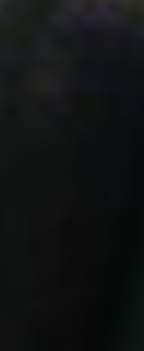
#> input picture color/Black/1.PNG, 48 x 117 px (shown 3 times larger); its folder holds only this picture in this run
$ python hsvtest_v4.py
#> lines starting #> are read from the running program, lines starting #| are printed output that depends on the picture
import cv2
import numpy as np
from pathlib import Path
import matplotlib.pyplot as plt
from sklearn.cluster import KMeans
import json
import os
from typing import Dict, List, Tuple, Optional
import logging
from datetime import datetime

# 設定中文字型和負號顯示
plt.rcParams['font.sans-serif'] = ['Microsoft JhengHei']
plt.rcParams['axes.unicode_minus'] = False

class ColorPreprocessor:
    """影像預處理類別"""

    @staticmethod
    def enhance_image(image: np.ndarray) -> np.ndarray:
        """
        增強影像以提高偵測準確度

        參數:
            image: 輸入影像
        回傳:
            處理後的影像
        """
        lab = cv2.cvtColor(image, cv2.COLOR_BGR2LAB)
        l_channel, a, b = cv2.split(lab)
        clahe = cv2.createCLAHE(clipLimit=3.0, tileGridSize=(8,8))
        cl = clahe.apply(l_channel)
        enhanced_lab = cv2.merge((cl,a,b))
        return cv2.cvtColor(enhanced_lab, cv2.COLOR_LAB2BGR)

    @staticmethod
    def remove_noise(image: np.ndarray, kernel_size: int = 5) -> np.ndarray:
        """
        移除影像雜訊

        參數:
            image: 輸入影像
            kernel_size: 濾波核心大小
        回傳:
            處理後的影像
        """
        return cv2.medianBlur(image, kernel_size)

class ColorAnalyzer:
    """顏色分析類別"""

    def __init__(self, base_path: str):
        self.base_path = Path(base_path)
        self.color_stats = {}
        self.recommendations = {}
        self.preprocessor = ColorPreprocessor()

        # 設定記錄檔
        log_path = self.base_path / 'logs'
        log_path.mkdir(exist_ok=True)
        logging.basicConfig(
            level=logging.INFO,
            format='%(asctime)s - %(levelname)s - %(message)s',
            handlers=[
                logging.FileHandler(log_path / f'color_analysis_{datetime.now().strftime("%Y%m%d_%H%M%S")}.log',
                                    encoding='utf-8'),
                logging.StreamHandler()
            ]
        )
        self.logger = logging.getLogger(__name__)

    def load_images(self, color_name: str) -> List[np.ndarray]:
        """載入並預處理指定顏色資料夾中的所有影像"""
        image_path = self.base_path / color_name
        images = []
        valid_extensions = {'.jpg', '.jpeg', '.png', '.bmp'}

        if not image_path.exists():
            self.logger.warning(f"找不到顏色資料夾：{color_name}")
            return images

        for img_file in image_path.glob('*'):
            if img_file.suffix.lower() in valid_extensions:
                try:
                    img = cv2.imread(str(img_file))
                    if img is None:
                        self.logger.warning(f"無法讀取影像：{img_file}")
                        continue

                    # 預處理影像
                    img = self.preprocessor.enhance_image(img)
                    img = self.preprocessor.remove_noise(img)
                    images.append(img)
                    self.logger.info(f"成功載入影像：{img_file}")
                except Exception as e:
                    self.logger.error(f"處理影像 {img_file} 時發生錯誤：{str(e)}")

        return images

    def analyze_color_space(self, images: List[np.ndarray], color_name: str):
        """分析影像在不同色彩空間的分布"""
        if not images:
            self.logger.warning(f"{color_name} 沒有有效的影像樣本")
            return

        hsv_values = []
        lab_values = []

        for idx, img in enumerate(images):
            try:
                # 計算主要顏色
                hsv = cv2.cvtColor(img, cv2.COLOR_BGR2HSV)
                lab = cv2.cvtColor(img, cv2.COLOR_BGR2LAB)

                # 使用K-means找出主要顏色
                pixels = hsv.reshape(-1, 3)
                kmeans = KMeans(n_clusters=1, n_init=10).fit(pixels)
                hsv_dominant = kmeans.cluster_centers_[0]

                pixels_lab = lab.reshape(-1, 3)
                kmeans_lab = KMeans(n_clusters=1, n_init=10).fit(pixels_lab)
                lab_dominant = kmeans_lab.cluster_centers_[0]

                hsv_values.append(hsv_dominant)
                lab_values.append(lab_dominant)

                self.logger.debug(f"已分析 {color_name} 的第 {idx+1} 張影像")
            except Exception as e:
                self.logger.error(f"分析 {color_name} 的第 {idx+1} 張影像時發生錯誤：{str(e)}")

        # 計算統計數據
        self.color_stats[color_name] = {
            'hsv': {
                'mean': np.mean(hsv_values, axis=0),
                'std': np.std(hsv_values, axis=0),
                'min': np.min(hsv_values, axis=0),
                'max': np.max(hsv_values, axis=0)
            },
            'lab': {
                'mean': np.mean(lab_values, axis=0),
                'std': np.std(lab_values, axis=0),
                'min': np.min(lab_values, axis=0),
                'max': np.max(lab_values, axis=0)
            },
            'sample_count': len(images)
        }

        self.logger.info(f"完成 {color_name} 的顏色空間分析，共處理 {len(images)} 張影像")

    def generate_recommendations(self, std_multiplier: float = 1.0):
        """產生優化後的顏色偵測建議值"""
        for color_name, stats in self.color_stats.items():
            try:
                hsv_stats = stats['hsv']
                lab_stats = stats['lab']

                if color_name.lower() == 'red':
                    # 紅色特殊處理：使用雙區間
                    mean_lab = lab_stats['mean']
                    std_lab = lab_stats['std']
                    lab_lower = np.maximum(mean_lab - std_multiplier * std_lab, [0, 0, 0])
                    lab_upper = np.minimum(mean_lab + std_multiplier * std_lab, [255, 255, 255])

                    self.recommendations[color_name] = {
                        'hsv_range': [
                            {
                                'lower': [0, 150, 50],
                                'upper': [5, 255, 255]
                            },
                            {
                                'lower': [170, 150, 50],
                                'upper': [180, 255, 255]
                            }
                        ],
                        'lab_range': {
                            'lower': lab_lower.tolist(),
                            'upper': lab_upper.tolist()
                        },
                        'confidence': self._calculate_confidence(stats)
                    }
                else:
                    # 其他顏色使用單區間
                    mean_hsv = hsv_stats['mean']
                    std_hsv = hsv_stats['std']
                    mean_lab = lab_stats['mean']
                    std_lab = lab_stats['std']

                    hsv_lower = np.maximum(mean_hsv - std_multiplier * std_hsv, [0, 150, 50])
                    hsv_upper = np.minimum(mean_hsv + std_multiplier * std_hsv, [180, 255, 255])

                    lab_lower = np.maximum(mean_lab - std_multiplier * std_lab, [0, 0, 0])
                    lab_upper = np.minimum(mean_lab + std_multiplier * std_lab, [255, 255, 255])

                    self.recommendations[color_name] = {
                        'hsv_range': [{
                            'lower': hsv_lower.tolist(),
                            'upper': hsv_upper.tolist()
                        }],
                        'lab_range': {
                            'lower': lab_lower.tolist(),
                            'upper': lab_upper.tolist()
                        },
                        'confidence': self._calculate_confidence(stats)
                    }

                self.logger.info(f"已生成 {color_name} 的建議值")
            except Exception as e:
                self.logger.error(f"生成 {color_name} 的建議值時發生錯誤：{str(e)}")

    def _calculate_confidence(self, stats: Dict) -> float:
        """計算建議值的可信度"""
        try:
            sample_weight = min(stats['sample_count'] / 10, 1)
            hsv_std_weight = np.mean(1 - stats['hsv']['std'] / [180, 255, 255])
            lab_std_weight = np.mean(1 - stats['lab']['std'] / [255, 255, 255])
            return (sample_weight * 0.3 + hsv_std_weight * 0.4 + lab_std_weight * 0.3) * 100
        except Exception as e:
            self.logger.error(f"計算可信度時發生錯誤：{str(e)}")
            return 0.0

    def visualize_color_distribution(self, output_path: str):
        """視覺化顏色分布"""
        for color_name, stats in self.color_stats.items():
            try:
                fig, (ax1, ax2) = plt.subplots(1, 2, figsize=(15, 5))

                # HSV 分布
                hsv_mean = stats['hsv']['mean']
                hsv_std = stats['hsv']['std']
                ax1.bar(['H', 'S', 'V'], hsv_mean)
                ax1.errorbar(['H', 'S', 'V'], hsv_mean, yerr=hsv_std, fmt='none', color='black')
                ax1.set_title(f'{color_name} - HSV 分布')

                # LAB 分布
                lab_mean = stats['lab']['mean']
                lab_std = stats['lab']['std']
                ax2.bar(['L', 'a', 'b'], lab_mean)
                ax2.errorbar(['L', 'a', 'b'], lab_mean, yerr=lab_std, fmt='none', color='black')
                ax2.set_title(f'{color_name} - LAB 分布')

                plt.tight_layout()
                plt.savefig(Path(output_path) / f'{color_name}_distribution.png')
                plt.close()

                self.logger.info(f"已儲存 {color_name} 的顏色分布圖")
            except Exception as e:
                self.logger.error(f"視覺化 {color_name} 的顏色分布時發生錯誤：{str(e)}")


class ColorDetector:
    """改進的顏色檢測器"""

    # [210 lines left out: functions __init__, detect_color, _preprocess_image, _detect_hsv, _detect_lab, _remove_small_regions and 3 more, not called in this run]


def main():
    # 設定路徑
    base_path = "./color"
    output_path = "./analysis_results"
    Path(output_path).mkdir(parents=True, exist_ok=True)

    # 初始化分析器
    analyzer = ColorAnalyzer(base_path)
    print("開始分析顏色樣本...")

    # 分析每個顏色資料夾
    for color_folder in analyzer.base_path.iterdir():
        if color_folder.is_dir():
            color_name = color_folder.name
            print(f"分析 {color_name}...")
            images = analyzer.load_images(color_name)
#> in load_images, img is the input picture: shape (117, 48, 3); mean B, G, R 18.3, 18.2, 16.6
#> in enhance_image, `lab = cv2.cvtColor(image, cv2.COLOR_BGR2LAB)`: lab: shape (117, 48, 3); mean of channels 0, 1, 2 14.9, 127.3, 127.8
#> in enhance_image, `cl = clahe.apply(l_channel)`:
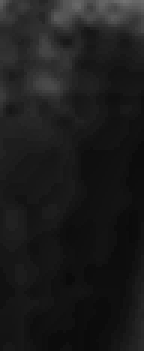
#> cl: shape (117, 48) (shown 3 times larger); min 11, max 114, mean 27.8
#> in enhance_image, `enhanced_lab = cv2.merge((cl,a,b))`: enhanced_lab: shape (117, 48, 3); mean of channels 0, 1, 2 27.8, 127.3, 127.8
#> images = 1 item
            if images:
                analyzer.analyze_color_space(images, color_name)
#> the loop in analyze_color_space, `for idx, img in enumerate(images):` made 1 pass
#> (hsv_dominant, lab_dominant) on pass 1: ([63.69, 21.72, 30.52], [27.67, 127.2, 127.9])
#> after the loop in analyze_color_space, `for idx, img in enumerate(images):`: hsv_values = [[63.69, 21.72, 30.52]]; lab_values = [[27.67, 127.2, 127.9]]

    # 生成建議值和視覺化結果
    analyzer.generate_recommendations()
#> the loop in generate_recommendations, `for color_name, stats in self.color_stats.items():` made 2 passes
#> (color_name, std_lab, hsv_lower, hsv_upper, lab_upper) on passes 1 to 2: ('Black', [0, 0, 0], [63.69, 150, 50], [63.69, 21.72, 30.52], [27.67, 127.2, 127.9]), ('Black1', [0, 0, 0], [63.69, 150, 50], [63.69, 21.72, 30.52], [27.67, 127.2, 127.9])
#> after the loop in generate_recommendations, `for color_name, stats in self.color_stats.items():`: self.recommendations = 2 items
    analyzer.visualize_color_distribution(output_path)
#> the loop in visualize_color_distribution, `for color_name, stats in self.color_stats.items():` made 2 passes
#> (color_name, hsv_mean, lab_mean, lab_std) on passes 1 to 2: ('Black', [63.69, 21.72, 30.52], [27.67, 127.2, 127.9], [0, 0, 0]), ('Black1', [63.69, 21.72, 30.52], [27.67, 127.2, 127.9], [0, 0, 0])
#> pass 1, in visualize_color_distribution, `plt.savefig(Path(output_path) / f'{color_name}_distribution.png')`:
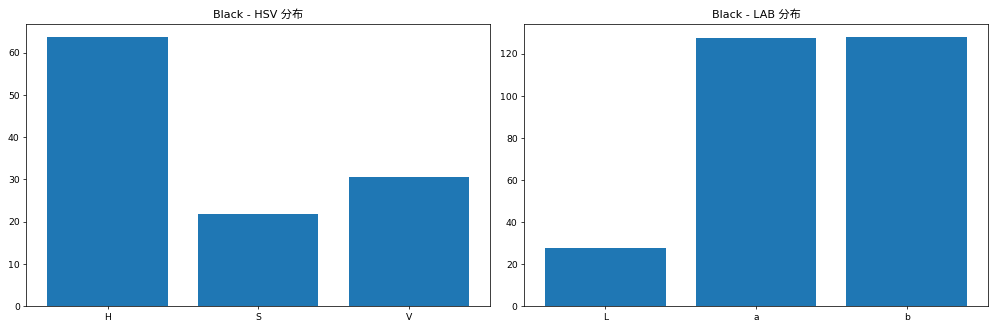
#> figure drawn by matplotlib, 2 panels; panel 1: tallest bar 63.69 high, from x = -0.4 to 0.4; panel 2: tallest bar 127.9 high, from x = 1.6 to 2.4

    # 儲存設定
    config_path = Path(output_path) / 'color_config.json'
    with open(config_path, 'w', encoding='utf-8') as f:
        json.dump(analyzer.recommendations, f, indent=2, ensure_ascii=False)

    print(f"分析完成！結果已儲存至：{output_path}")

    # 若要測試偵測結果，可使用下方範例 (需自行提供測試影像與顏色名稱)
    # detector = ColorDetector(str(config_path))
    # detect_and_visualize('./test_image.jpg', 'red', detector)

if __name__ == "__main__":
    main()
